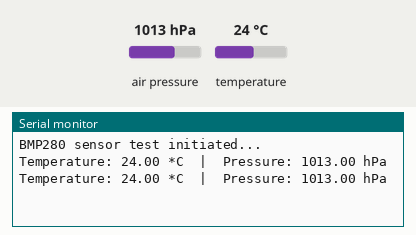
A sketch run on a simulated ESP32. Parts: the last lines printed to the serial monitor. The test bench sets the inputs (shaded band); at power-on: air pressure 1013 hPa, temperature 24 °C.

Above: at 2.8 s.
2.9 s: air pressure set to 952 hPa
At 4.5 s:
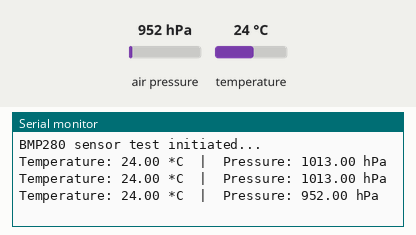
5.6 s: temperature set to 12 °C
At 7.3 s:
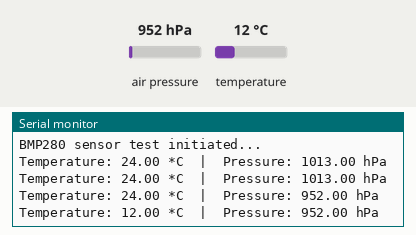
8.3 s: air pressure set to 975 hPa
At 10.6 s:
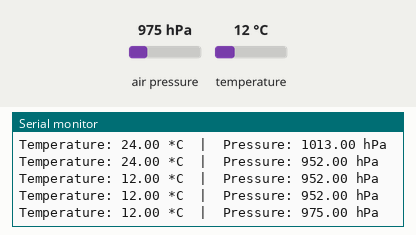
Timing chart, 0 to 12.1 s (numbered marks = the images above; inputs shaded):
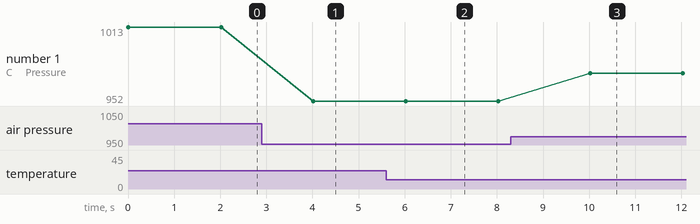

The sketch:

BMP280.ino
```cpp
// =================================================================//
//  SENSOR TEST: GY-BMP280 - Barometric Pressure & Temperature
// =================================================================//

// I'm including the required libraries for I2C communication and the BMP280 sensor.
#include <Wire.h>
#include <Adafruit_Sensor.h>
#include <Adafruit_BMP280.h>

// I'll create an object for the BMP280 sensor. By default, the library
// will use the standard I2C pins (SDA: 21, SCL: 22 on most ESP32 boards).
Adafruit_BMP280 bmp;

void setup() {
  // I start serial communication for debugging.
  Serial.begin(9600);
  Serial.println("BMP280 sensor test initiated...");

  // In setup, I'll try to initialize the sensor. The begin() function returns
  // true on success and false on failure. 0x76 is the default I2C address for this sensor.
  if (!bmp.begin(0x76)) {
    Serial.println("Could not find a valid BMP280 sensor, check wiring!");
    // If the sensor is not found, I'll halt the program here.
    while (1);
  }
}

void loop() {
  // I read the temperature from the sensor.
  Serial.print("Temperature: ");
  Serial.print(bmp.readTemperature());
  Serial.print(" *C  |  ");

  // I'm reading the pressure, which the library provides in Pascals (Pa).
  // I will divide it by 100.0F to convert it to hPa (Hectopascals), a more common unit.
  Serial.print("Pressure: ");
  Serial.print(bmp.readPressure() / 100.0F);
  Serial.println(" hPa");

  // I'll wait 2 seconds before the next measurement.
  delay(2000);
}
```

Measured:
- after the input at 2.9 s, the serial monitor: prints a new line after 1.1 s (image 1)
- after the input at 5.6 s, the serial monitor: prints a new line after 0.42 s (image 2)
- after the input at 8.3 s, the serial monitor: prints a new line after 1.7 s (image 3)
- plotted number 1: 1013 → 952 after the input at 2.9 s, 952 → 975 after the input at 8.3 s
